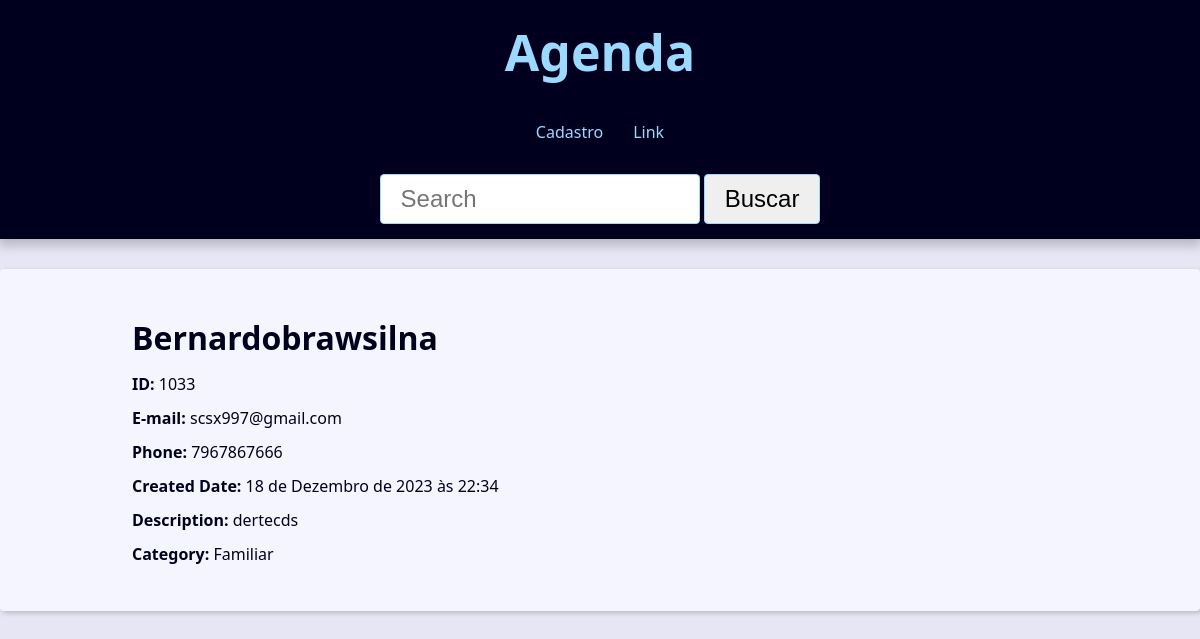
Screenshot of /contact/1033/ with the database file from the repository.
### contact/models.py (models this page shows, shortened)
class Contact(models.Model):
    first_name = models.CharField(max_length=50)
    last_name = models.CharField(max_length=50, blank=True)
    phone = models.CharField(max_length=50)
    email = models.EmailField(max_length=254, blank=True)
    created_date = models.DateTimeField(default=timezone.now)
    description = models.TextField(blank=True)
    show = models.BooleanField(default=True)
    picture = models.ImageField(blank=True, upload_to='pictures/%Y/%M/%D/')
    category = models.ForeignKey(Category, on_delete=models.SET_NULL, null=True, blank=True)
    owner = models.ForeignKey(User, on_delete=models.SET_NULL, null=True, blank=True)

class Category(models.Model):
    name = models.CharField(max_length=50, blank= True)

### contact/views/contact_views.py (the view)
# urls.py: path('contact/<int:contact_id>/', views.contact, name='contact'),
def contact(request, contact_id):
    single_contact = get_object_or_404(
        Contact, pk=contact_id,
        show=True
        )
    site_title = f'{single_contact.first_name} {single_contact.last_name}'
    context={
        'contact': single_contact,
        'site_title':site_title
    }
    return render(
        request,
        'contact/contact.html',
        context
    )

### contact/templates/contact/contact.html
{%extends 'global/base.html'%}
{% block content %}
    <div class="single-contact">
        <h1 class="single-contact-name">
            {{ contact.first_name }}{{ contact.last_name }}
        </h1>
        <p><b>ID:</b> {{ contact.id }}</p>
        <p><b>E-mail:</b> {{ contact.email }}</p>
        <p><b>Phone:</b> {{ contact.phone }}</p>
        <p><b>Created Date:</b> {{ contact.created_date }}</p>
        <p><b>Description:</b> {{ contact.description }}</p>
        <p><b>Category:</b> {{ contact.category.name }}</p>
    </div>
{%endblock content%}

### base_static/global/css/style.css (style rules this page uses)
:root { --spacing: 1.5rem; --link-dark-color: rgb(0, 83, 134); --link-light-color: rgb(156, 217, 255); --clr-white: rgb(245, 245, 255); --clr-black: rgb(0, 0, 30); --clr-light-gray: rgb(230, 230, 245); --clr-dark-shadow-5: rgba(0, 0, 10, 5%); --clr-dark-shadow-10: rgba(0, 0, 10, 10%); --clr-dark-shadow-20: rgba(0, 0, 10, 20%); --clr-light-shadow-5: rgba(200, 200, 255, 5%); --clr-light-shadow-10: rgba(200, 200, 255, 10%); --clr-light-shadow-20: rgba(200, 200, 255, 20%); --main-page-width: 120rem; --table-min-width: 60rem; --biggest-font-size: 5rem; --bigger-font-size: 4rem; --big-font-size: 3.2rem; --medium-font-size: 2.4rem; --small-font-size: 1.6rem; --smaller-font-size: 1.4rem; --smallest-font-size: 1.2rem; --transition-fast: 300ms; --transition-medium: 600ms; --transition-slow: 1s; --default-border-radius: 4px; }
*, *::before, *::after { margin: 0; padding: 0; box-sizing: border-box; }
html { font-size: 62.5%; }
body { font-family: system-ui, -apple-system, BlinkMacSystemFont, 'Segoe UI', Roboto, Oxygen, Ubuntu, Cantarell, 'Open Sans', 'Helvetica Neue', sans-serif; line-height: 1.5; font-size: var(--small-font-size); color: var(--clr-black); -webkit-font-smoothing: antialiased; background: var(--clr-light-gray); }
@media (min-width: 600px) { .single-contact { max-width: 80%; margin: calc(var(--spacing) * 2) auto; } }
.single-contact h1 { margin: 1rem 0; }
.single-contact p { margin: 1rem 0; }

### rows the page displays
Contact: first_name "Bernardo", last_name "brawsilna", id "1033", email "scsx997@gmail.com", phone "7967867666", created_date "18 de Dezembro de 2023 às 22:34", description "dertecds", category.name "Familiar"
